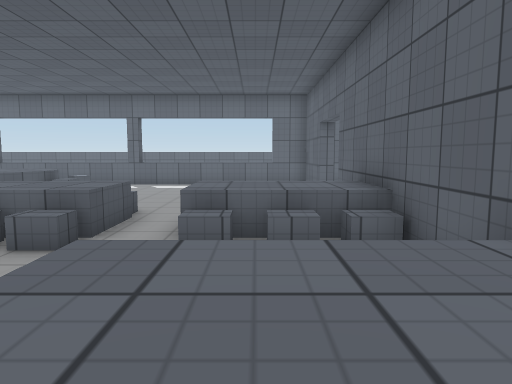
View 1 (above)

24 first-person views from a walk through a scene from a Unity 3-D project. The camera is 1.4 m above the floor, tilts 6° down and sees 70° across. Doors are open. The floor is counted in squares, 1 m on a side. Each view is taken from the middle of a square. On the plan, view 1 faces up. The plan holds only what a view shows up to about 16 squares ahead; the rest is blank. The place goes on beyond the plan. The player character is not drawn. Some surface patterns are stand-ins.

View 2
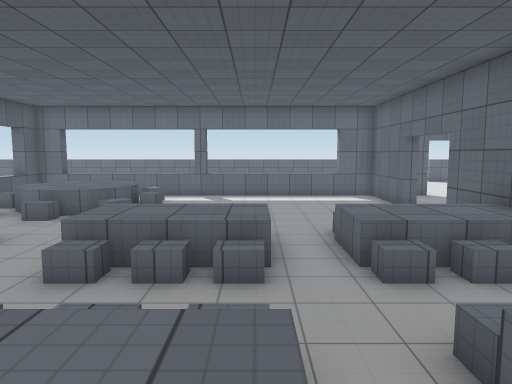

View 3
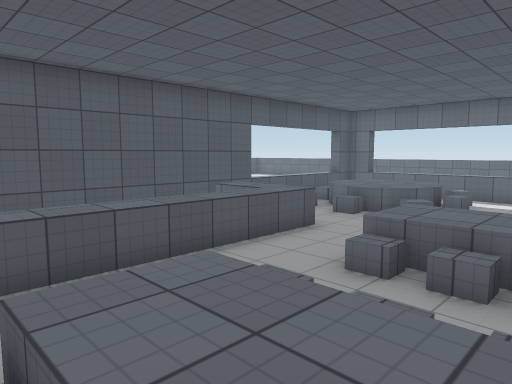

View 4
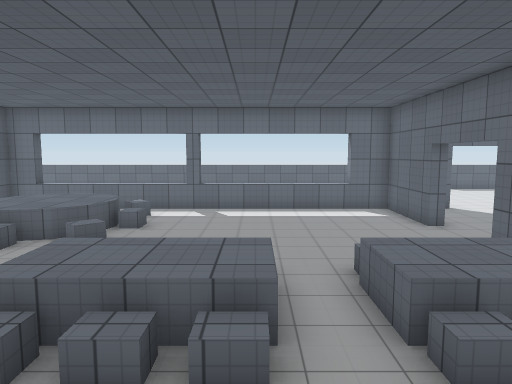

View 5
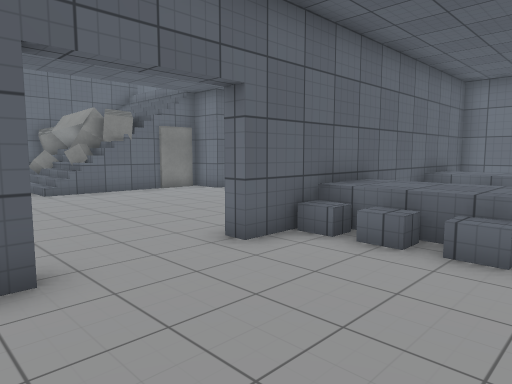

View 6
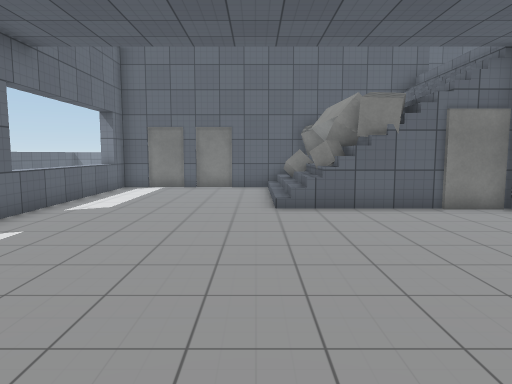

View 7
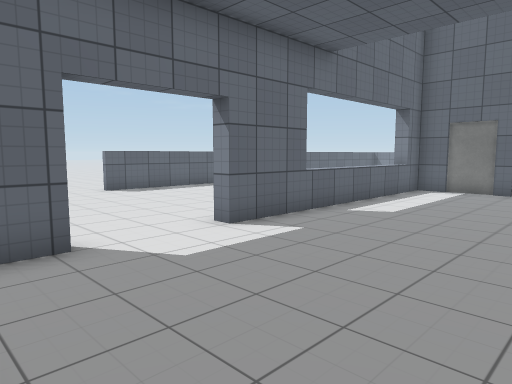

View 8
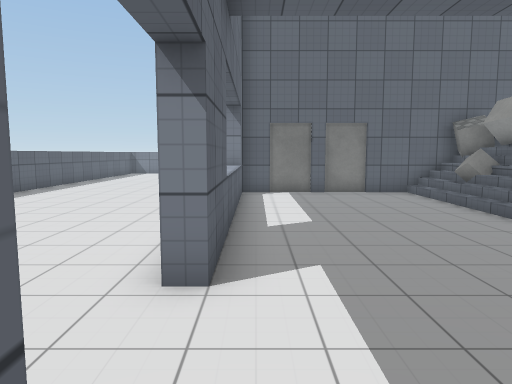

View 9
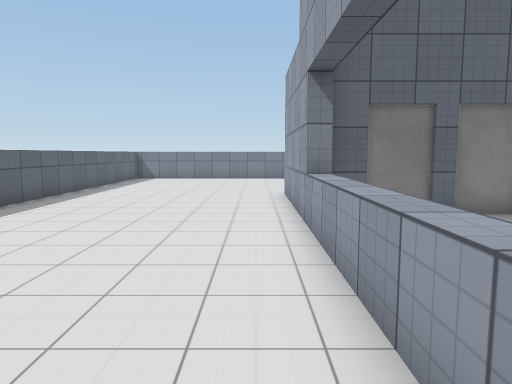

View 10
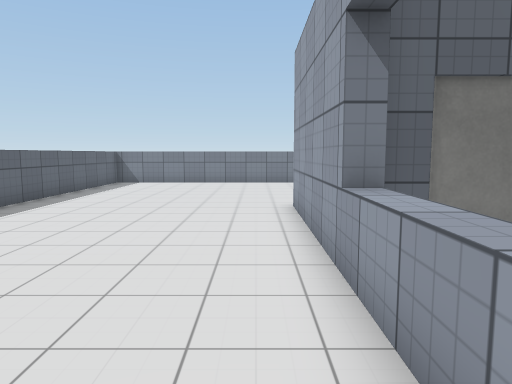

View 11
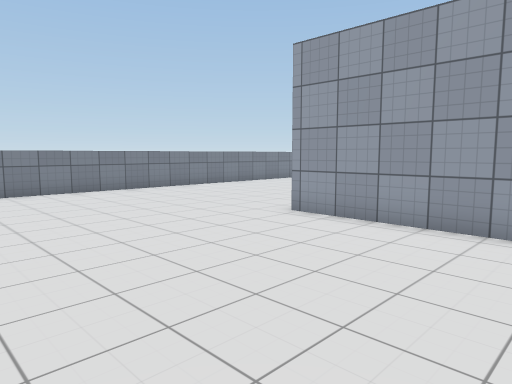

View 12
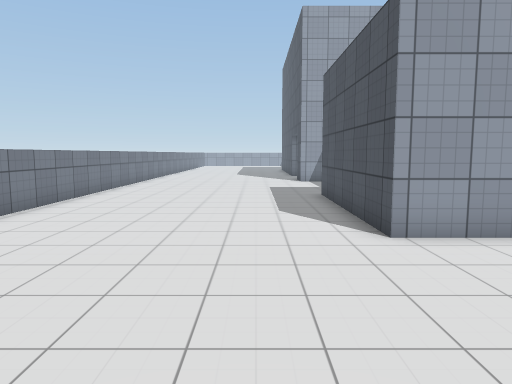

View 13
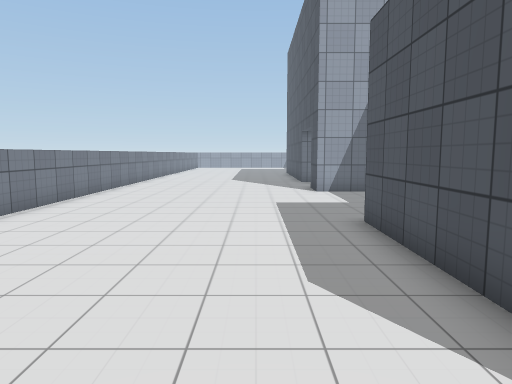

View 14
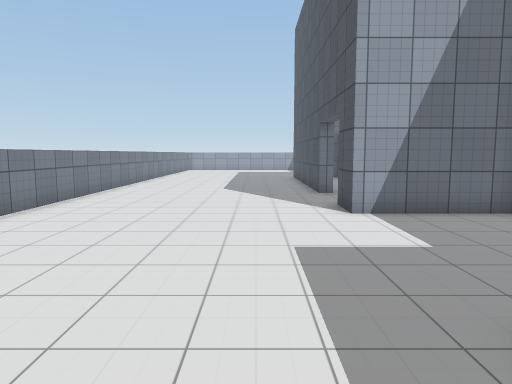

View 15
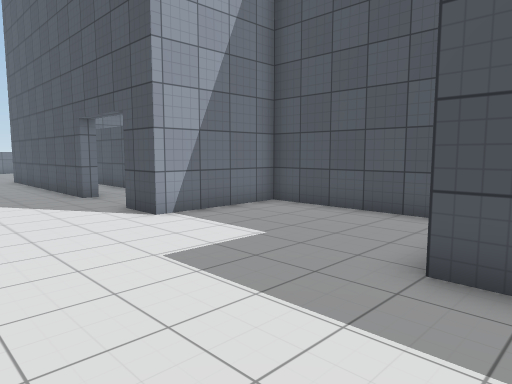

View 16
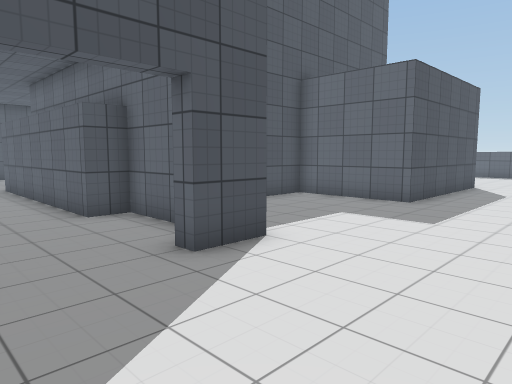

View 17
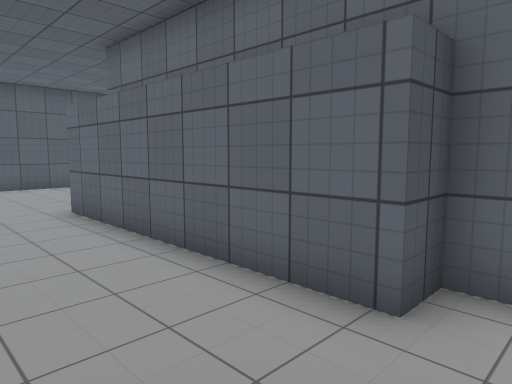

View 18
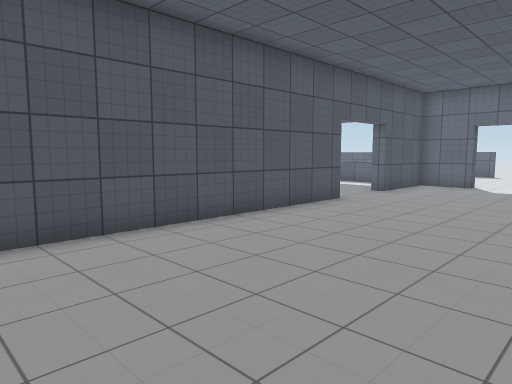

View 19
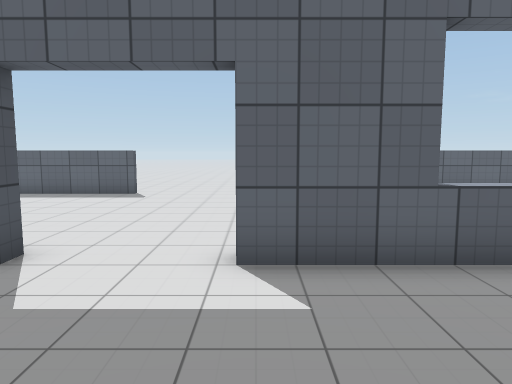

View 20
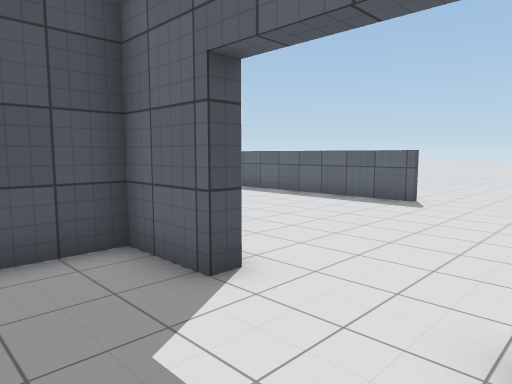

View 21
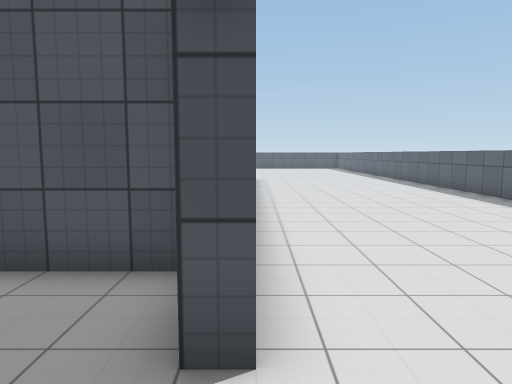

View 22
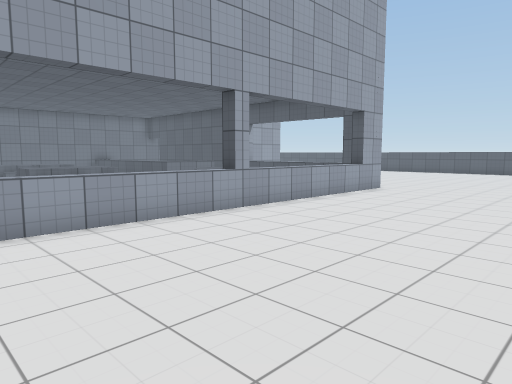

View 23
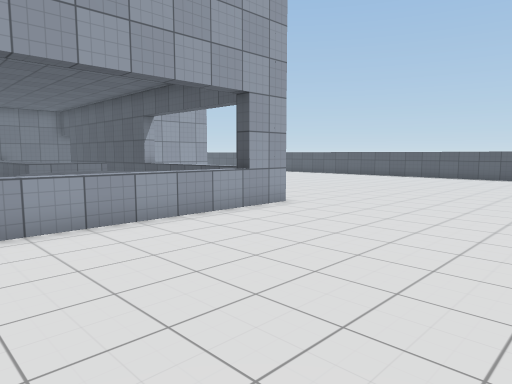

View 24
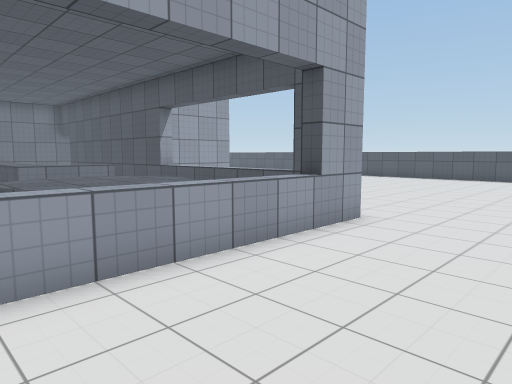

### Floor plan
Key: @ floor where view 1 was taken; # wall or solid block; . main floor; : floor 0.75 m higher than the main floor; / step, stairs or slope; = window, fence, low wall or low ledge; ^ raised ledge; v drop or lower ground; C cube; B block; O other object.
Columns run from 15 left of view 1 to 30 right of it. Each row starts with its distance up from view 1.
 26                    ......
 25       #############.....####################
 24       ......................   .............
 23   .......................... ...............
 22 .............................................#
 21 .............................................#
 20 .............................................#
 19 .............................................#
 18 .............................................#
 17 ..##^^^^^^^^^^^^####...###^^^^^^######.......#
 16 ..#     .........##.............##   #.......#
 15   ^  ^^.O........##..............#   #.......#
 14   ^ ^^^^.........##..............#   #.......#
 13   ^O^^^^O........##..............#   #.......#
 12   ^ ^^^^........................##   #.......#
 11   ^ O^^.O.......................######.......#
 10   ^  ...    .....##........///CO##...........#
  9   #  ...    /.///##.......=CC/CCC#...........#
  8 ####^^^..=///.=//##.......#BCCB###...........#
  7   ##^^^..::::.:::##.......#      #...........#
  6    # ^^..=//v.=//##.......#      #...........#
  5    # ^^..////.///##.......#      #...........#
  4    # ^^......... ##......##      #####.......#
  3    # ^^  O///.O  ##......#########..##.......#
  2    # ^^  =::: =//##..........................#
  1      ^^  =::   //##....   ...................#
  0             /  @ #      .         ..##.......#

Positions as (right, up) in squares from view 1, and headings:
1: (0, 0), facing up
2: (-3, 0), facing up
3: (-3, 0), facing up-left
4: (-3, 2), facing up
5: (-2, 14), facing down-right
6: (2, 11), facing right
7: (3, 11), facing up-right
8: (4, 16), facing right
9: (9, 18), facing right
10: (12, 18), facing right
11: (16, 24), facing down-right
12: (24, 23), facing down
13: (24, 18), facing down
14: (24, 13), facing down
15: (26, 12), facing down-left
16: (26, 0), facing up-left
17: (19, 0), facing up-left
18: (9, 0), facing up-left
19: (8, 12), facing up
20: (8, 14), facing up-left
21: (7, 17), facing left
22: (1, 24), facing down-left
23: (-5, 24), facing down-left
24: (-6, 21), facing down-left
